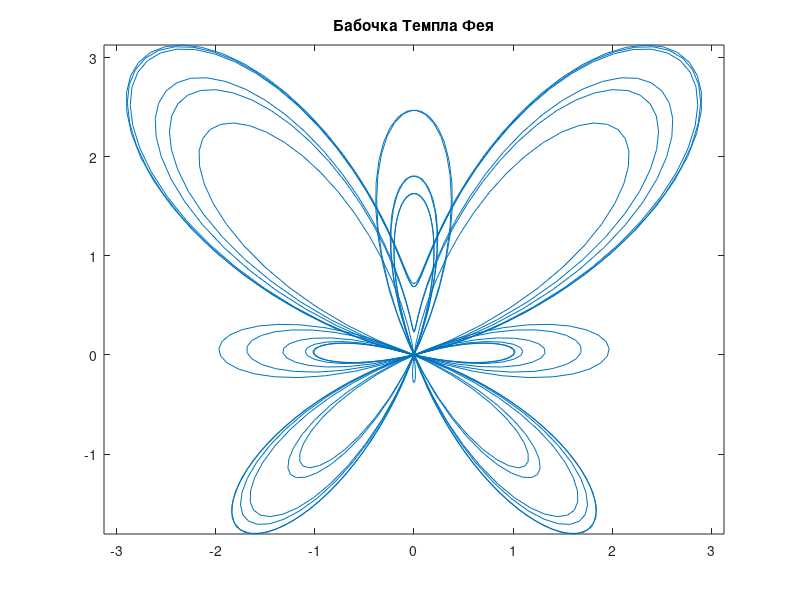

Source code (MATLAB):
t = linspace(0, 12*pi, 1000);

x = sin(t) .* (exp(cos(t)) - 2 * cos(4*t) - sin(t/12).^5);
y = cos(t) .* (exp(cos(t)) - 2 * cos(4*t) - sin(t/12).^5);
figure;
plot(x, y);
axis equal;
title('Бабочка Темпла Фея');